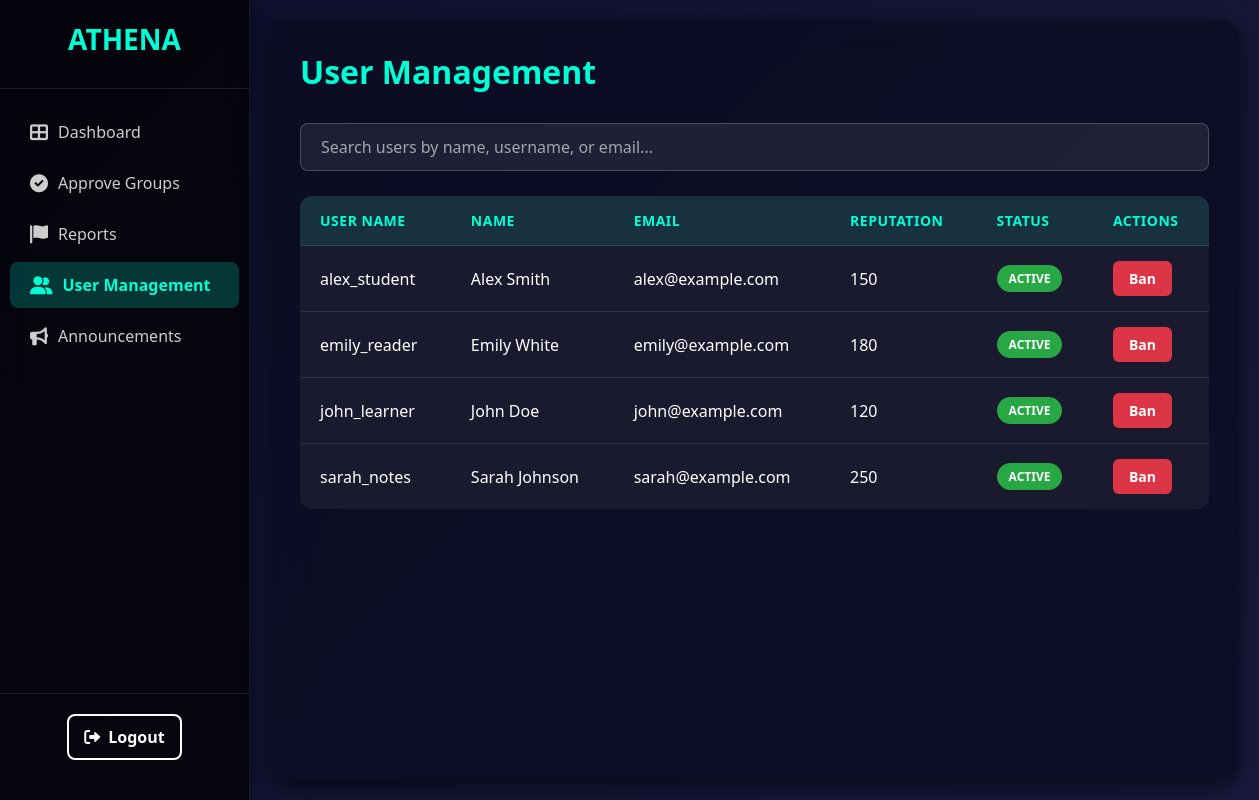
The app's page /admin/dashboard/user_management/user_management.php (signed in), older data.
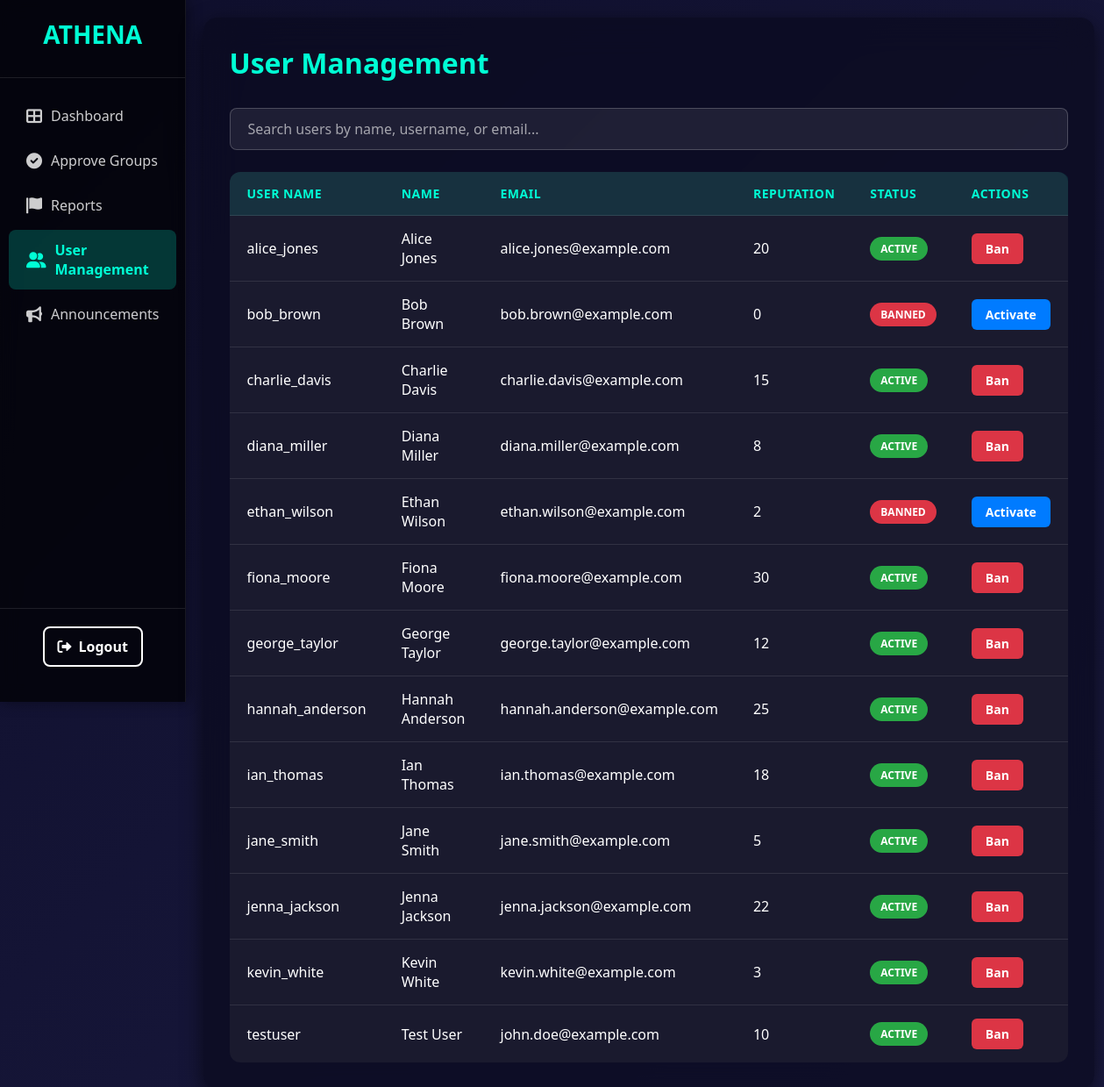
The same page, newer data.
### tables this page shows
CREATE TABLE `users` (
  `user_id` int(11) NOT NULL,
  `user_name` varchar(100) NOT NULL,
  `name` varchar(100) NOT NULL,
  `email` varchar(100) NOT NULL,
  `phone_no` varchar(20) NOT NULL,
  `password` varchar(255) NOT NULL,
  `status` enum('active','banned') DEFAULT 'active',
  `reputation_score` int(11) DEFAULT 0,
  `profile_pic` varchar(255) DEFAULT 'https://placehold.co/100x100/0f0f2c/00ffd5?text=DP',
  `created_at` datetime DEFAULT current_timestamp()
);

### admin/dashboard/user_management/user_management.php (the view, shortened to what this page needs)
<?php
require_once '../../connect.php';
$users_query = "SELECT user_id, user_name, name, email, status, reputation_score FROM users ORDER BY user_name ASC";
$users_result = $conn->query($users_query);
?>
<!DOCTYPE html>
<html lang="en">
<head>
  <link rel="stylesheet" href="../panelstyle.css">
  <link rel="stylesheet" href="user_management_style.css">
  <link rel="stylesheet" href="https://cdnjs.cloudflare.com/ajax/libs/font-awesome/6.0.0-beta3/css/all.min.css">
</head>
<body>
  <div class="dashboard-container">
    <aside class="sidebar">
      <div class="sidebar-header">
        <div class="logo">ATHENA</div>
      </div>
      <nav class="sidebar-nav">
        <ul>
          <li><a href="../admin_panel.php"><i class="fas fa-th-large"></i> Dashboard</a></li>
          <li><a href="../approve_group/approve_group.php"><i class="fas fa-check-circle"></i> Approve Groups</a></li>
          <li><a href="../reports/reports.php"><i class="fas fa-flag"></i> Reports</a></li>
          <li class="active"><a href="user_management.php"><i class="fas fa-user-friends"></i> User Management</a></li>
          <li><a href="../announcements/announcements.php"><i class="fas fa-bullhorn"></i> Announcements</a></li>
        </ul>
      </nav>
      <div class="sidebar-footer">
        <a href="../../admin_logout.php" class="logout-btn"><i class="fas fa-sign-out-alt"></i> Logout</a>
      </div>
    </aside>
    <main class="main-content">
      <header class="main-header">
        <div class="welcome-section">
          <h2>User Management</h2>
        </div>
      </header>
      <div class="search-container">
        <input type="text" id="user-search-input" placeholder="Search users by name, username, or email...">
      </div>
      <div class="table-container">
        <table class="user-table">
          <thead>
            <tr>
              <th>User Name</th>
              <th>Name</th>
              <th>Email</th>
              <th>Reputation</th>
              <th>Status</th>
              <th>Actions</th>
            </tr>
          </thead>
          <tbody id="user-table-body">
            <?php if ($users_result && $users_result->num_rows > 0): ?>
              <?php while($user = $users_result->fetch_assoc()): ?>
                <tr>
                  <td><?= htmlspecialchars($user['user_name']) ?></td>
                  <td><?= htmlspecialchars($user['name']) ?></td>
                  <td><?= htmlspecialchars($user['email']) ?></td>
                  <td><?= htmlspecialchars($user['reputation_score']) ?></td>
                  <td>
                    <?php if ($user['status'] === 'active'): ?>
                      <span class="status-tag status-active">Active</span>
                    <?php else: ?>
                      <span class="status-tag status-banned">Banned</span>
                    <?php endif; ?>
                  </td>
                  <td>
                    <form method="POST" action="" style="display: inline;">
                      <?php if ($user['status'] === 'active'): ?>
                        <button type="submit" name="ban_user" class="action-btn ban-btn">Ban</button>
                      <?php else: ?>
                        <button type="submit" name="activate_user" class="action-btn activate-btn">Activate</button>
                      <?php endif; ?>
                    </form>
                  </td>
                </tr>
              <?php endwhile; ?>
            <?php else: ?>
              <tr>
                <td colspan="6" style="text-align: center;">No users found.</td>
              </tr>
            <?php endif; ?>
          </tbody>
        </table>
      </div>
    </main>
  </div>
</body>
</html>

### admin/dashboard/panelstyle.css (style rules this page uses)
* { margin: 0; padding: 0; box-sizing: border-box; font-family: 'Segoe UI', sans-serif; }
body { background: linear-gradient(135deg, #0f0f2c, #1a1a40); color: white; min-height: 100vh; display: flex; }
a { text-decoration: none; color: inherit; }
.dashboard-container { display: flex; width: 100%; min-height: 100vh; }
.sidebar { width: 250px; background-color: rgba(0, 0, 0, 0.7); backdrop-filter: blur(10px); box-shadow: 2px 0 15px rgba(0, 0, 0, 0.4); display: flex; flex-direction: column; padding: 20px 0; position: sticky; top: 0; height: 100vh; border-right: 1px solid rgba(255, 255, 255, 0.08); }
.sidebar-header { padding: 0 20px 30px; border-bottom: 1px solid rgba(255, 255, 255, 0.1); margin-bottom: 20px; }
.sidebar-header .logo { font-size: 28px; font-weight: bold; color: #00ffd5; text-align: center; }
.sidebar-nav ul { list-style: none; padding: 0; }
.sidebar-nav li { margin-bottom: 5px; }
.sidebar-nav li a { display: flex; align-items: center; padding: 12px 20px; color: rgba(255, 255, 255, 0.8); font-size: 16px; transition: background-color 0.2s ease, color 0.2s ease; border-radius: 8px; margin: 0 10px; }
.sidebar-nav li a i { margin-right: 10px; font-size: 18px; }
.sidebar-nav li.active a { background-color: rgba(0, 255, 213, 0.2); color: #00ffd5; font-weight: bold; }
.sidebar-footer { margin-top: auto; padding: 20px; border-top: 1px solid rgba(255, 255, 255, 0.1); text-align: center; }
.logout-btn { background-color: transparent; border: 2px solid white; color: white; padding: 10px 15px; border-radius: 8px; display: inline-flex; align-items: center; font-weight: bold; transition: background-color 0.3s ease, color 0.3s ease, transform 0.2s ease; }
.logout-btn i { margin-right: 8px; }
.main-content { flex-grow: 1; padding: 30px; background-color: rgba(10, 10, 30, 0.7); backdrop-filter: blur(20px); border-radius: 16px; margin: 20px; box-shadow: 0 8px 24px rgba(0, 0, 0, 0.6); }
.main-header { display: flex; justify-content: space-between; align-items: center; margin-bottom: 30px; flex-wrap: wrap; gap: 20px; }
.welcome-section h2 { font-size: 32px; color: #00ffd5; margin: 0; }

### admin/dashboard/user_management/user_management_style.css (style rules this page uses)
.search-container { margin-bottom: 25px; }
.search-container input { width: 100%; padding: 12px 20px; background-color: rgba(255, 255, 255, 0.08); border: 1px solid rgba(255, 255, 255, 0.2); border-radius: 8px; color: white; font-size: 16px; outline: none; transition: border-color 0.3s ease; }
.search-container input::placeholder { color: rgba(255, 255, 255, 0.6); }
.table-container { background-color: #1a1a2e; border-radius: 12px; overflow: hidden; }
.user-table { width: 100%; border-collapse: collapse; }
.user-table th, .user-table td { padding: 15px 20px; text-align: left; border-bottom: 1px solid rgba(255, 255, 255, 0.1); }
.user-table thead { background-color: rgba(0, 255, 213, 0.1); }
.user-table th { color: #00ffd5; font-size: 14px; text-transform: uppercase; letter-spacing: 0.5px; }
.user-table tbody tr { transition: background-color 0.2s ease; }
.user-table tbody tr:last-child td { border-bottom: none; }
.status-tag { padding: 5px 12px; border-radius: 15px; font-size: 12px; font-weight: bold; text-transform: uppercase; display: inline-block; }
.status-active { background-color: #28a745; color: white; }
.status-banned { background-color: #dc3545; color: white; }
.action-btn { padding: 8px 16px; border: none; border-radius: 6px; font-size: 14px; font-weight: bold; cursor: pointer; color: white; transition: background-color 0.2s ease; }
.ban-btn { background-color: #dc3545; }
.activate-btn { background-color: #007bff; }

Row changes from the older to the newer data that the page shows:
removed users: user_name "emily_reader", name "Emily White", email "emily@example.com", reputation_score "180", status "ACTIVE"
removed users: user_name "john_learner", name "John Doe", email "john@example.com", reputation_score "120", status "ACTIVE"
removed users: user_name "sarah_notes", name "Sarah Johnson", email "sarah@example.com", reputation_score "250", status "ACTIVE"
added users: user_name "alice_jones", name "Alice Jones", email "alice.jones@example.com", reputation_score "20", status "ACTIVE"
added users: user_name "bob_brown", name "Bob Brown", email "bob.brown@example.com", reputation_score "0", status "BANNED"
added users: user_name "charlie_davis", name "Charlie Davis", email "charlie.davis@example.com", reputation_score "15", status "ACTIVE"
added users: user_name "diana_miller", name "Diana Miller", email "diana.miller@example.com", reputation_score "8", status "ACTIVE"
added users: user_name "ethan_wilson", name "Ethan Wilson", email "ethan.wilson@example.com", reputation_score "2", status "BANNED"
added users: user_name "fiona_moore", name "Fiona Moore", email "fiona.moore@example.com", reputation_score "30", status "ACTIVE"
added users: user_name "george_taylor", name "George Taylor", email "george.taylor@example.com", reputation_score "12", status "ACTIVE"
added users: user_name "hannah_anderson", name "Hannah Anderson", email "hannah.anderson@example.com", reputation_score "25", status "ACTIVE"
added users: user_name "ian_thomas", name "Ian Thomas", email "ian.thomas@example.com", reputation_score "18", status "ACTIVE"
added users: user_name "jane_smith", name "Jane Smith", email "jane.smith@example.com", reputation_score "5", status "ACTIVE"
added users: user_name "jenna_jackson", name "Jenna Jackson", email "jenna.jackson@example.com", reputation_score "22", status "ACTIVE"
added users: user_name "kevin_white", name "Kevin White", email "kevin.white@example.com", reputation_score "3", status "ACTIVE"
changed users: user_name "alex_student" → "testuser"; name "Alex Smith" → "Test User"; email "alex@example.com" → "john.doe@example.com"; reputation_score "150" → "10"
